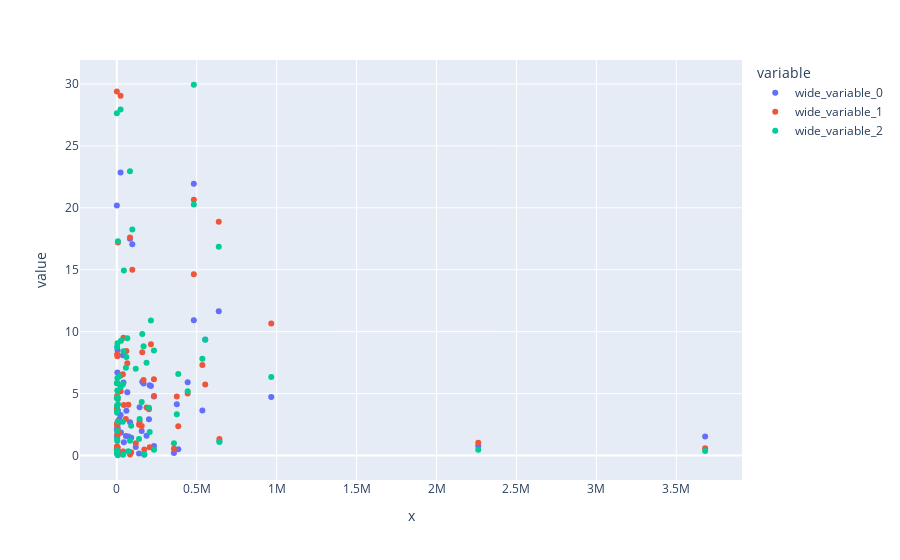

This figure's notebook cell:
### Code cell
fig = px.scatter(x= engagement_column_twitter, y = [percent_columns_abs_1_twitter, percent_columns_abs_2_twitter, percent_columns_abs_3_twitter])
fig.show()
